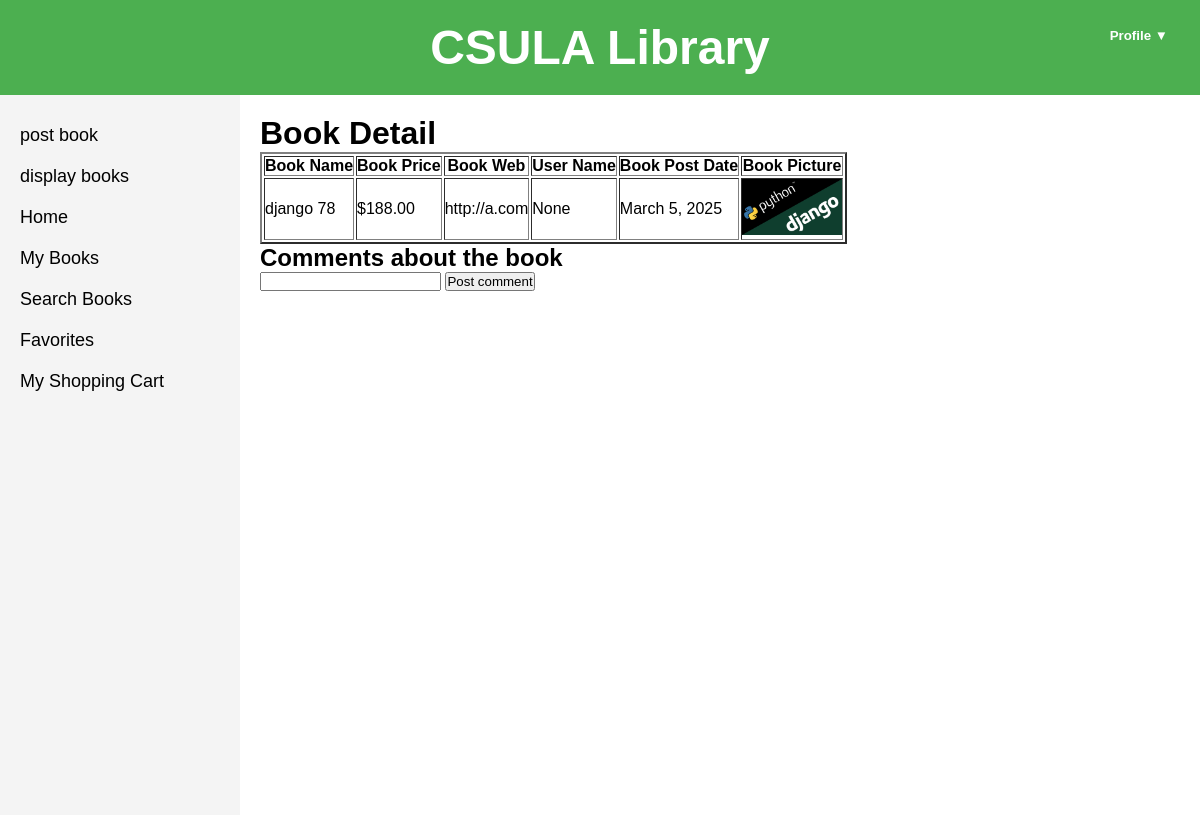
Screenshot of /book_detail/2 with the database file from the repository.
### bookMng/models.py (models this page shows, shortened)
class MainMenu(models.Model):
    item = models.CharField(max_length=300, unique=True)
    link = models.CharField(max_length=300, unique=True)

class Book(models.Model):
    name = models.CharField(max_length=200)
    web = models.URLField(max_length=300)
    price = models.DecimalField(decimal_places=2, max_digits=8)
    publishdate = models.DateField(auto_now=True)
    picture = models.FileField(upload_to='bookEx/static/uploads')
    pic_path = models.CharField(max_length=300)
    username = models.ForeignKey(User, blank=True, null=True, on_delete=models.CASCADE)
    favorites = models.ManyToManyField(User, related_name="favorite_books", blank=True)
    Genre_Choices = [
        ('Fiction', 'Fiction'),
        ('Nonfiction', 'Nonfiction'),
        ('Mystery', 'Mystery'),
        ('Fantasy', 'Fantasy'),
        ('Other', 'Other'),
    ]
    genre = models.CharField(max_length=50, choices=Genre_Choices, default='Other')

### bookMng/views.py (the view)
# urls.py: path('book_detail/<int:book_id>', views.book_detail, name='book_detail'),
def book_detail(request, book_id):
    book = Book.objects.get(id=book_id)
    book.pic_path = book.picture.url[14:]
    return render(request,
                  'bookMng/book_detail.html',
                  {
                      'item_list': MainMenu.objects.all(),
                      'book': book
                  }
                  )

### bookEx/templates/bookMng/book_detail.html (shortened to what this page needs)
{% extends "base.html" %}
{% load static %}
{% block sidenav %}
    {% for item in item_list %}
        <li>
            <a href="{{ item.link }}"> {{ item.item }} </a>
        </li>
    {% endfor %}
{% endblock sidenav %}
{% block content %}
    <h1>Book Detail</h1>
    <table border="2">
            <tr>
                <th>
                    Book Name
                </th>
                <th>
                    Book Price
                </th>
                <th>
                    Book Web
                </th>
                <th>
                    User Name
                </th>
                <th>
                    Book Post Date
                </th>
                <th>
                    Book Picture
                </th>
            </tr>
            <tr>
                <td>
                    {{ book.name }}
                </td>
                <td>
                    ${{ book.price }}
                </td>
                <td>
                    {{ book.web }}
                </td>
                <td>
                    {{ book.username }}
                </td>
                <td>
                    {{ book.publishdate }}
                </td>
                <td>
                    <img src="{% static book.pic_path %}" width="100" />
                </td>
            </tr>
    </table>
        <h2>Comments about the book</h2>
<form method="get">
    <input id="comment" type="text" name="comment" value="{{ comment }}">
    <button type="submit">Post comment</button>
</form>
{% endblock content %}

### bookEx/static/base.css (style rules this page uses)
* { margin: 0; padding: 0; box-sizing: border-box; }
body { font-family: Arial, sans-serif; }
.menu ul li { padding: 10px 0; }
.menu ul li a { text-decoration: none; color: black; font-size: 18px; }

### rows the page displays
MainMenu: item "post book"
MainMenu: item "display books"
MainMenu: item "Home"
MainMenu: item "My Books"
MainMenu: item "Search Books"
MainMenu: item "Favorites"
MainMenu: item "My Shopping Cart"
Book: name "django 78", price "188.00", web "http://a.com", username "None", publishdate "March 5, 2025"
